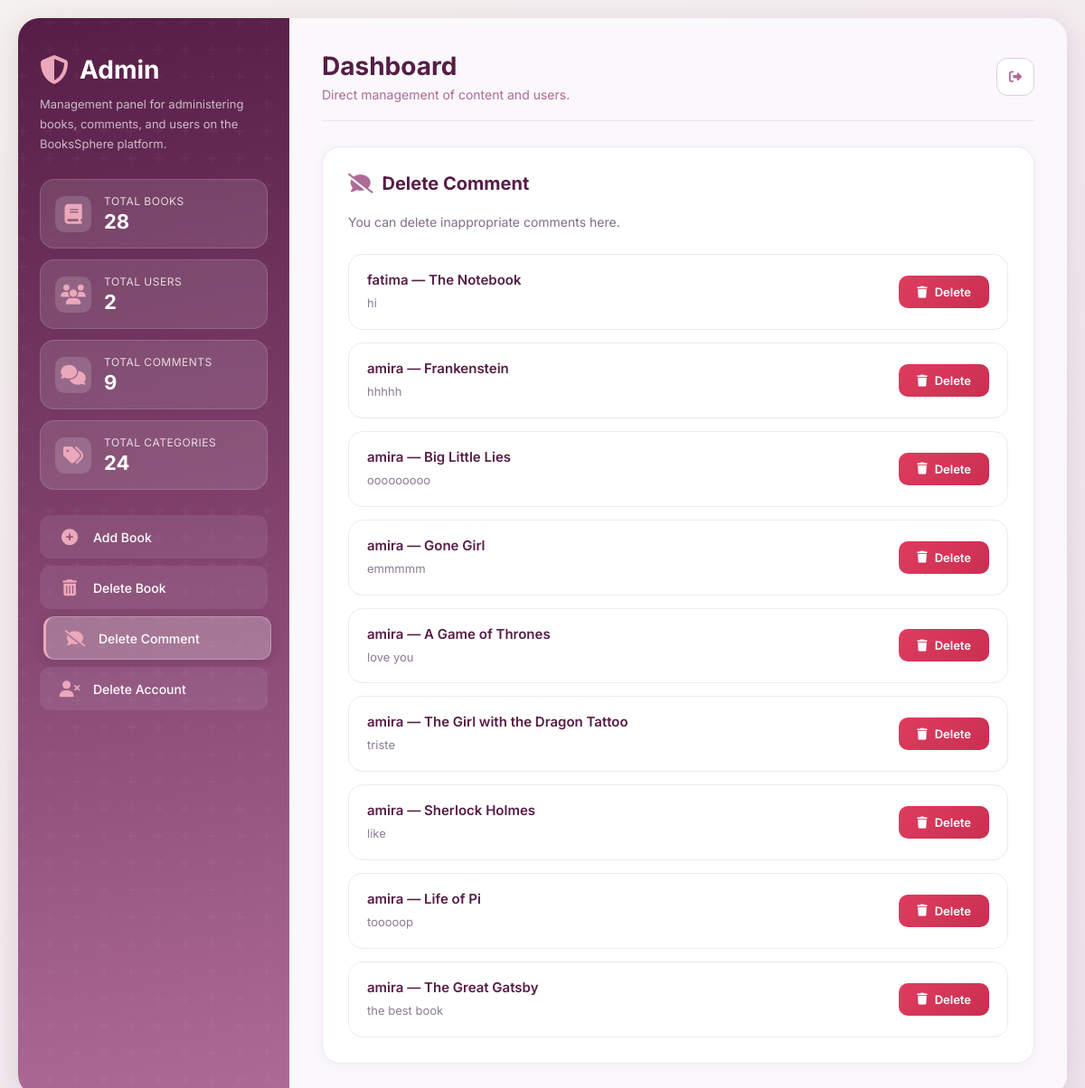
The page /admin-dashboard/?action=delete_comment (signed in) on the database as committed earlier.
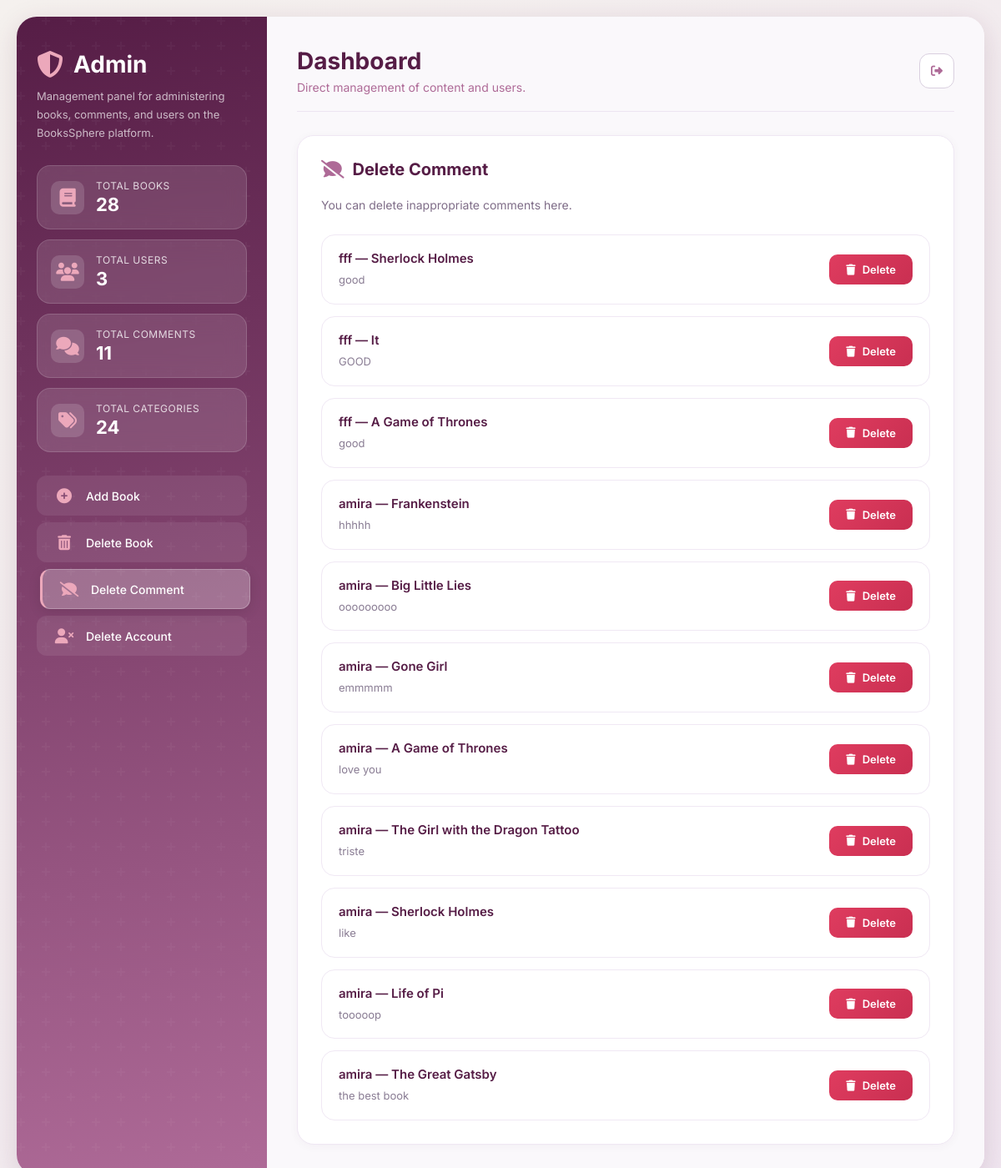
The same page on the database as committed later.
### books/models.py (models this page shows, shortened)
class Comment(models.Model):
    user = models.ForeignKey(
        User,
        on_delete=models.CASCADE,
        related_name='comments'
    )
    book = models.ForeignKey(
        Book,
        on_delete=models.CASCADE,
        related_name='comments'
    )
    content = models.TextField()
    created_at = models.DateTimeField(auto_now_add=True)

class Book(models.Model):
    title = models.CharField(max_length=200)
    author = models.CharField(max_length=100)
    description = models.TextField(blank=True)
    publication_date = models.DateField(null=True, blank=True)
    image = models.ImageField(upload_to='books/', null=True, blank=True)
    category = models.ForeignKey(
        Category,
        on_delete=models.CASCADE,
        null=True,
        blank=True
    )
    created_at = models.DateTimeField(auto_now_add=True)

### books/views.py (the view, shortened to what this page needs)
# urls.py: path('admin-dashboard/', views.admin_dashboard, name='admin_dashboard'),
@staff_member_required
def admin_dashboard(request):
    action = request.GET.get('action', '').strip()
    context = {
        'action': action,
        'books': Book.objects.select_related('category').order_by('-created_at'),
        'comments': Comment.objects.select_related('user', 'book').order_by('-created_at'),
        'users': User.objects.order_by('-date_joined'),
        'categories': Category.objects.all().order_by('name'),
        'total_books': Book.objects.count(),
        'total_users': User.objects.count(),
        'total_comments': Comment.objects.count(),
        'total_categories': Category.objects.count(),
    }
    return render(request, 'admin_dashboard.html', context)

### books/context_processors.py (called while the page is built)
def notifications_count(request):
    if request.user.is_authenticated:
        count = Notification.objects.filter(
            user=request.user,
            is_read=False
        ).count()
        return {'unread_notifications_count': count}
    return {'unread_notifications_count': 0}

### templates/admin_dashboard.html (shortened to what the changed rows need)
<!DOCTYPE html>
<html lang="en" dir="ltr">
<head>
    <link rel="stylesheet" href="https://cdnjs.cloudflare.com/ajax/libs/font-awesome/6.4.0/css/all.min.css">
</head>
<body>
<div class="container">
    <aside class="sidebar">
        <div class="brand">
            <h1><i class="fas fa-shield-halved"></i> Admin</h1>
        </div>
            <div class="stats">
            <div class="stat-card">
                <div class="info">
                    <span>Total Users</span>
                    <strong>{{ total_users }}</strong>
                </div>
            </div>
            <div class="stat-card">
                <div class="info">
                    <span>Total Comments</span>
                    <strong>{{ total_comments }}</strong>
                </div>
            </div>
        </div>
    </aside>
    <main class="main">
        <div class="header">
            <div class="title">
                <h2>Dashboard</h2>
            </div>
        </div>
        {% if action == 'add' %}
            <section class="panel">
                <div class="panel-header">
                    <h3><i class="fas fa-book-medical"></i> Add New Book</h3>
                </div>
                <p class="sub">Enter the essential book information then click the add button.</p>
                <form method="POST" enctype="multipart/form-data">
                    {% csrf_token %}
                    <div class="form-grid">
                        <div class="form-group">
                            <label>Book Title</label>
                            <input type="text" name="title" placeholder="e.g. The Little Prince" required>
                        </div>
                        <div class="form-group">
                            <label>Author Name</label>
                            <input type="text" name="author" placeholder="e.g. Antoine de Saint-Exupéry" required>
                        </div>
                        <div class="form-group">
                             <label>Category</label>
                            <select name="category">
                                <option value="">Select a category</option>
                                {% for category in categories %}
                                    <option value="{{ category.id }}">{{ category.name }}</option>
                                {% endfor %}
                            </select>
                        </div>
                        <div class="form-group">
                            <label>Cover Image</label>
                            <input type="file" name="image" accept="image/*">
                        </div>
                        <div class="form-group full">
                            <label>Description</label>
                            <textarea name="description" placeholder="Brief description of the book..."></textarea>
                        </div>
                        <button type="submit" class="primary-btn full">
                            <i class="fas fa-plus"></i> Add Book
                        </button>
                    </div>
                </form>
            </section>
        {% elif action == 'delete_comment' %}
            <section class="panel">
                <div class="list">
                    {% for c in comments %}
                        <div class="item">
                            <div class="item-main">
                                <strong>{{ c.user.username }} — {{ c.book.title }}</strong>
                                <small>{{ c.content|truncatechars:120 }}</small>
                            </div>
                            <form method="POST" class="delete-form">
                                <button type="submit" class="delete-btn">
                                    <i class="fas fa-trash"></i> Delete
                                </button>
                            </form>
                        </div>
                    {% empty %}
                        <div class="empty">
                            <i class="fas fa-comments"></i>
                            <p>No comments available currently.</p>
                        </div>
                    {% endfor %}
                </div>
            </section>
        {% endif %}
    </main>
</div>
</body>
</html>

Rows that differ between the two databases and show on the page:
removed Comment: user.username "fatima", book "The Notebook", content "hi"
added Comment: user.username "fff", book "Sherlock Holmes", content "good"
added Comment: user.username "fff", book "It", content "GOOD"
added Comment: user.username "fff", book "A Game of Thrones", content "good"
Other text that changed with them:
{{ total_users }}: "2" → "3"
{{ total_comments }}: "9" → "11"
